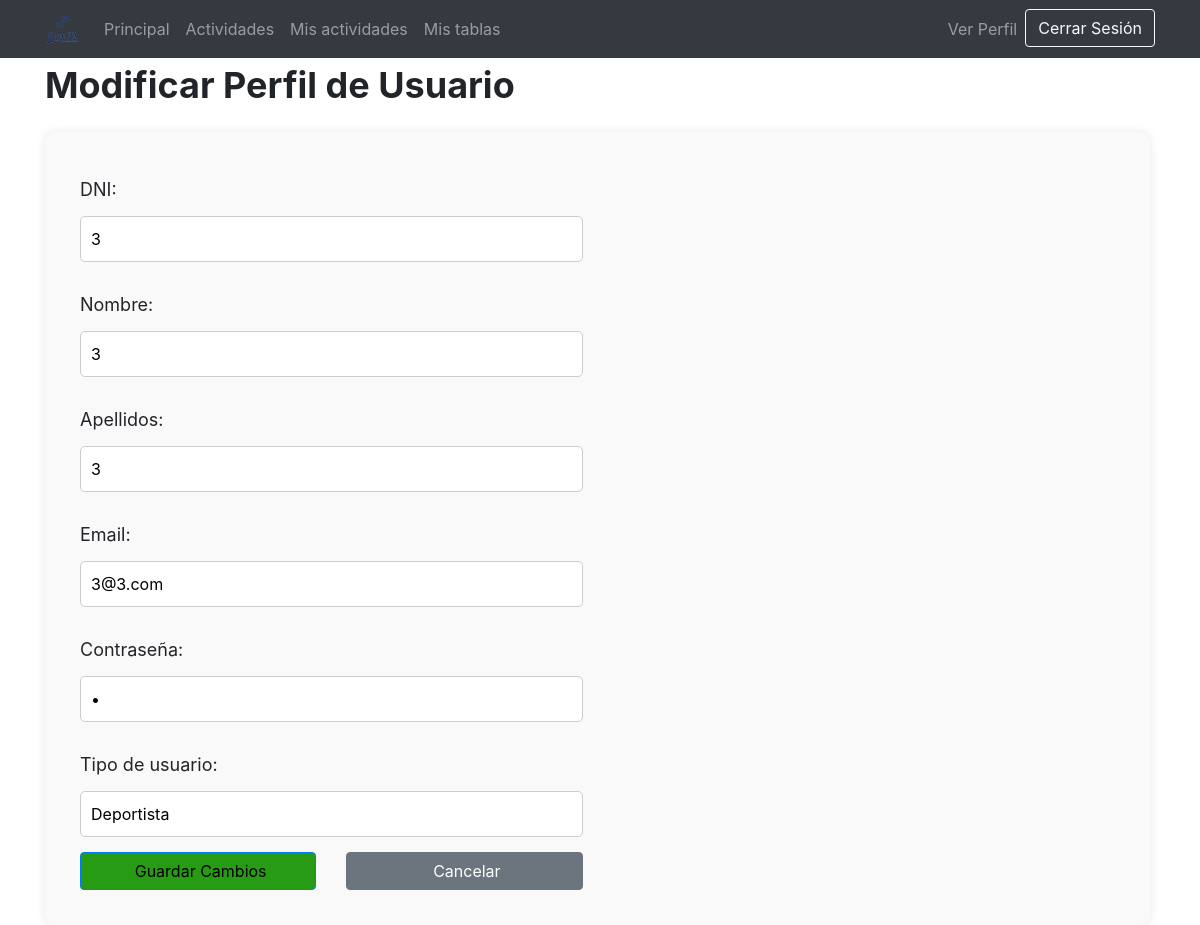
Page /vistas/modificarDatos.php (signed in) on the committed database.
### tables this page shows
CREATE TABLE IF NOT EXISTS `usuario` (
  `ID` int(11) NOT NULL AUTO_INCREMENT,
  `DNI` varchar(9) NOT NULL,
  `nombre` varchar(45) NOT NULL,
  `apellidos` varchar(45) NOT NULL,
  `email` varchar(45) DEFAULT NULL,
  `password` varchar(50) NOT NULL,
  `tipo` varchar(20) NOT NULL,
  PRIMARY KEY (`ID`) USING BTREE
);

### modelos/m_gestionarUsuarios.php (called while the page is built, shortened)
<?php
class m_gestionarUsuarios
{
  public function getDatosUsuario($dni)
  {
    $bd = conexion_BD();
    $r = $bd->query("SELECT * FROM usuario WHERE DNI='" . $dni . "'");
    mysqli_data_seek($r, 0);
    $extraido = mysqli_fetch_array($r);
    return $extraido;
  }
}
?>

### controladores/controlador_usuario.php (called while the page is built, shortened)
<?php
require_once '../modelos/m_gestionarUsuarios.php';
class controlador_usuario
{
  public static function devolverUsuario($dni)
  {
    $m_gestionarUsuarios = new m_gestionarUsuarios();
    if ($m_gestionarUsuarios->comprobarUsuario($dni)) {
      return $m_gestionarUsuarios->getDatosUsuario($dni);
    }
  }
}

### vistas/modificarDatos.php (the view, shortened to what this page needs)
<?php
require 'head.php';
if (isset($_SESSION['userID'])  &&  $_SESSION['connected']) {
  require_once '../controladores/controlador_usuario.php';
  $result = controlador_usuario::devolverUsuario($_SESSION['userID']);
}
?>
<body>
  <?php
  if ($_SESSION['userType'] == 'Administrador') {
    require 'header_admin.php';
  ?>
    <div class="container">
      <p style="font-size: 36px; font-weight: bold; margin-bottom: 20px;">Modificar Perfil de Usuario</p>
      <form id="contact_form" action="../controladores/controlador_usuario.php?var=5#" method="post" onsubmit="return valida(this)" enctype="multipart/form-data" style="background-color: #f9f9f9; padding: 20px; border-radius: 10px; box-shadow: 0px 0px 10px rgba(0, 0, 0, 0.1); margin-right: 5px;">
        <div class="col-xs-12 col-sm-6">
          <div>
            <br />
            <label for="DNI" style="margin-right: 5px; font-weight: normal; font-size: 18px;">DNI:</label>
            <input value="<?php echo $result['DNI']; ?>" name="actualizardni" type="text" size="30" required="" readonly="readonly" style="width: 100%; padding: 10px; margin: 5px 0; border: 1px solid #ccc; border-radius: 5px;">
          </div>
          <div>
            <br />
            <label for="nombre" style="margin-right: 5px; font-weight: normal; font-size: 18px;">Nombre:</label>
            <input value="<?php echo $result['nombre']; ?>" name="actualizarnombre" type="text" size="30" required="" style="width: 100%; padding: 10px; margin: 5px 0; border: 1px solid #ccc; border-radius: 5px;">
          </div>
          <div>
            <br />
            <label for="apellidos" style="margin-right: 5px; font-weight: normal; font-size: 18px;">Apellidos:</label>
            <input type="text" name="actualizarapellidos" value="<?php echo $result['apellidos']; ?>" required="" style="width: 100%; padding: 10px; margin: 5px 0; border: 1px solid #ccc; border-radius: 5px;">
          </div>
          <div>
            <br />
            <label for="email" style="margin-right: 5px; font-weight: normal; font-size: 18px;">Email:</label>
            <input type="text" name="actualizaremail" id="actualizaremail" value="<?php echo $result['email']; ?>" required="" style="width: 100%; padding: 10px; margin: 5px 0; border: 1px solid #ccc; border-radius: 5px;">
          </div>
          <div>
            <br />
            <label for="tipo" style="margin-right: 5px; font-weight: normal; font-size: 18px;">Contraseña:</label>
            <input value="<?php echo $result['password']; ?>" name="actualizarpass" type="password" size="30" required="" style="width: 100%; padding: 10px; margin: 5px 0; border: 1px solid #ccc; border-radius: 5px;">
          </div>
          <div>
            <br />
            <label for="tipo" style="margin-right: 5px; font-weight: normal; font-size: 18px;">Tipo de usuario:</label>
            <input value="<?php echo $result['tipo']; ?>" name="actualizartipo" type="text" size="30" required="" readonly="readonly" style="width: 100%; padding: 10px; margin: 5px 0; border: 1px solid #ccc; border-radius: 5px;">
          </div>
        </div>
        <input type="hidden" name="actualizardni" value="<?php echo $result['DNI']; ?>">
        <div class="col-xs-12 col-sm-6">
          <div class="row">
            <div class="col-xs-12 col-sm-6" style="margin-top: 10px; margin-bottom: 15px;">
              <button type="submit" class="btn btn-primary" id="botonGuardarCambios" name="submit" style="background-color: #279B13; color: black; width: 100%;"><span class="glyphicon glyphicon-ok" style="margin-right: 5px;"></span>Guardar Cambios</button>
            </div>
            <div class="col-xs-12 col-sm-6" style="margin-top: 10px; margin-bottom: 15px;">
              <a href="verPerfil.php" class="btn btn-secondary" style="text-decoration: none; width: 100%;"><span class="glyphicon glyphicon-remove" style="margin-right: 5px;"></span>Cancelar</a>
            </div>
          </div>
        </div>
      </form>
    </div>
</body>
</html>
<?php } else if ($_SESSION['userType'] == 'Deportista') {
    require 'header_deportista.php';
?>
  <div class="container">
    <p style="font-size: 36px; font-weight: bold; margin-bottom: 20px;">Modificar Perfil de Usuario</p>
    <form id="contact_form" action="../controladores/controlador_usuario.php?var=5#" method="post" onsubmit="return valida(this)" enctype="multipart/form-data" style="background-color: #f9f9f9; padding: 20px; border-radius: 10px; box-shadow: 0px 0px 10px rgba(0, 0, 0, 0.1); margin-right: 5px;">
      <div class="col-xs-12 col-sm-6">
        <div>
          <br />
          <label for="DNI" style="margin-right: 5px; font-weight: normal; font-size: 18px;">DNI:</label>
          <input value="<?php echo $result['DNI']; ?>" name="actualizardni" type="text" size="30" required="" readonly="readonly" style="width: 100%; padding: 10px; margin: 5px 0; border: 1px solid #ccc; border-radius: 5px;">
        </div>
        <div>
          <br />
          <label for="nombre" style="margin-right: 5px; font-weight: normal; font-size: 18px;">Nombre:</label>
          <input value="<?php echo $result['nombre']; ?>" name="actualizarnombre" type="text" size="30" required="" style="width: 100%; padding: 10px; margin: 5px 0; border: 1px solid #ccc; border-radius: 5px;">
        </div>
        <div>
          <br />
          <label for="apellidos" style="margin-right: 5px; font-weight: normal; font-size: 18px;">Apellidos:</label>
          <input type="text" name="actualizarapellidos" value="<?php echo $result['apellidos']; ?>" required="" style="width: 100%; padding: 10px; margin: 5px 0; border: 1px solid #ccc; border-radius: 5px;">
        </div>
        <div>
          <br />
          <label for="email" style="margin-right: 5px; font-weight: normal; font-size: 18px;">Email:</label>
          <input type="text" name="actualizaremail" id="actualizaremail" value="<?php echo $result['email']; ?>" required="" style="width: 100%; padding: 10px; margin: 5px 0; border: 1px solid #ccc; border-radius: 5px;">
        </div>
        <div>
          <br />
          <label for="tipo" style="margin-right: 5px; font-weight: normal; font-size: 18px;">Contraseña:</label>
          <input value="<?php echo $result['password']; ?>" name="actualizarpass" type="password" size="30" required="" style="width: 100%; padding: 10px; margin: 5px 0; border: 1px solid #ccc; border-radius: 5px;">
        </div>
        <div>
          <br />
          <label for="tipo" style="margin-right: 5px; font-weight: normal; font-size: 18px;">Tipo de usuario:</label>
          <input value="<?php echo $result['tipo']; ?>" name="actualizartipo" type="text" size="30" required="" readonly="readonly" style="width: 100%; padding: 10px; margin: 5px 0; border: 1px solid #ccc; border-radius: 5px;">
        </div>
      </div>
      <div class="col-xs-12 col-sm-6">
        <div class="row">
          <div class="col-xs-12 col-sm-6" style="margin-top: 10px; margin-bottom: 15px;">
            <button type="submit" class="btn btn-primary" id="botonGuardarCambios" name="submit" style="background-color: #279B13; color: black; width: 100%;"><span class="glyphicon glyphicon-ok" style="margin-right: 5px;"></span>Guardar Cambios</button>
          </div>
          <div class="col-xs-12 col-sm-6" style="margin-top: 10px; margin-bottom: 15px;">
            <a href="verPerfil.php" class="btn btn-secondary" style="text-decoration: none; width: 100%;"><span class="glyphicon glyphicon-remove" style="margin-right: 5px;"></span>Cancelar</a>
          </div>
        </div>
      </div>
    </form>
  </div>
  </body>
  </html>
<?php
  } else {
    echo "<script>";
    echo "alert('No tienes permisos para entrar en esta pagina');";
    echo "window.location = '../vistas/principal.php'";
    echo "</script>";
    exit();
  }
?>

### rows in the picture
usuario: actualizardni "3", actualizarnombre "3", actualizarapellidos "3", actualizaremail "3@3.com", actualizartipo "Deportista"
